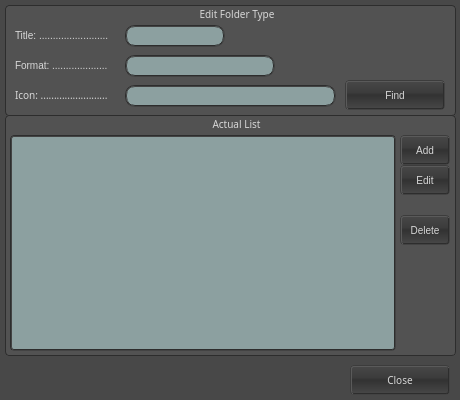
<ui version="4.0" >
 <class>form_EditFolderType</class>
 <widget class="QDialog" name="form_EditFolderType" >
  <property name="geometry" >
   <rect>
    <x>0</x>
    <y>0</y>
    <width>460</width>
    <height>400</height>
   </rect>
  </property>
  <property name="minimumSize" >
   <size>
    <width>460</width>
    <height>400</height>
   </size>
  </property>
  <property name="maximumSize" >
   <size>
    <width>460</width>
    <height>400</height>
   </size>
  </property>
  <property name="font" >
   <font>
    <family>Lucida Grande, Segoe UI</family>
    <pointsize>-1</pointsize>
   </font>
  </property>
  <property name="windowTitle" >
   <string>New Folder Type</string>
  </property>
  <property name="styleSheet" >
   <string notr="true" >/* ---------------------- All ---------------------- */
* {
	color: rgb(215, 215, 215);
	background-color: rgb(72, 72, 72);
	font-family: "Lucida Grande, Segoe UI";
	font-size: 10px;
}

/* ---------------------- Line Edit ---------------------- */
QLineEdit { 
	color: rgb(40, 40, 40);
	background-color: rgb(140, 160, 160);
	selection-background-color: rgb(245, 150, 40);
	padding: 0px 5px 0px 5px;
	border: 2px groove rgb(45,45,45);
	border-radius: 10px;
}

/* ---------------------- Label ---------------------- */
QLabel { 
	background-color: rgb(72, 72, 72, 0);
}

/* ---------------------- Push Button ---------------------- */
QPushButton {
	background-color: qlineargradient(spread:pad, x1:0.5, y1:1, x2:0.5, y2:0, stop:0 rgba(72, 72, 72, 255), stop:0.5 rgba(50, 50, 50, 255), stop:0.59 rgba(60, 60, 60, 255), stop:1 rgba(72, 72, 72, 255));
	border-radius: 4px;
	border-width: 2px;	
	border-style: groove;
	border-left-color: rgb(60, 60, 60);
	border-top-color: rgb(60, 60, 60);
	border-right-color: rgb(45, 45, 45);
	border-bottom-color: rgb(45, 45, 45);
}

QPushButton::pressed {
	background-color: qlineargradient(spread:pad, x1:0.5, y1:1, x2:0.5, y2:0, stop:0 rgba(92, 92, 92, 255), stop:0.5 rgba(70, 70, 70, 255), stop:0.59 rgba(80, 80, 80, 255), stop:1 rgba(92, 92, 92, 255));
	border-radius: 4px;
	border-width: 2px;	
	border-style: groove;
	border-left-color: rgb(45, 45, 45);
	border-top-color: rgb(45, 45, 45);
	border-right-color: rgb(60, 60, 60);
	border-bottom-color: rgb(60, 60, 60);
}

QPushButton::checked {
	background-color: qlineargradient(spread:pad, x1:0.5, y1:1, x2:0.5, y2:0, stop:0 rgba(92, 92, 92, 255), stop:0.5 rgba(70, 70, 70, 255), stop:0.59 rgba(80, 80, 80, 255), stop:1 rgba(92, 92, 92, 255));

	border-radius: 4px;
	border-width: 2px;	
	border-style: groove;
	border-left-color: rgb(45, 45, 45);
	border-top-color: rgb(45, 45, 45);
	border-right-color: rgb(60, 60, 60);
	border-bottom-color: rgb(60, 60, 60);
}


/* ---------------------- Combo Box ---------------------- */
QComboBox {
	background-color: qlineargradient(spread:pad, x1:0.5, y1:1, x2:0.5, y2:0, stop:0 rgba(72, 72, 72, 255), stop:0.5 rgba(50, 50, 50, 255), stop:0.59 rgba(60, 60, 60, 255), stop:1 rgba(72, 72, 72, 255));
	
	border-radius: 4px;
	border-width: 2px;	
	border-style: groove;
	border-left-color: rgb(60, 60, 60);
	border-top-color: rgb(60, 60, 60);
	border-right-color: rgb(45, 45, 45);
	border-bottom-color: rgb(45, 45, 45);
	padding: 0px 5px 0px 5px;
 }

QComboBox::drop-down { 
	background-color: qlineargradient(spread:pad, x1:0.5, y1:1, x2:0.5, y2:0, stop:0 rgba(72, 72, 72, 255), stop:0.5 rgba(50, 50, 50, 255), stop:0.59 rgba(60, 60, 60, 255), stop:1 rgba(72, 72, 72, 255));
	
	image: url(:/dark/up-down-dark-arrow.png);
	padding: 0px 2px 0px 2px;
	width: 15px; 
	border-left: 1px solid rgb(40,40,40);
}

QComboBox::down-arrow {
	image: url(:/dark/up-down-dark-arrow.png);
}

 QComboBox QAbstractItemView {
	color: black;
	background-color:rgb(140, 160, 160);  
	border: 2px groove rgb(45,45,45);
	selection-color: black;
	selection-background-color: rgb(245, 150, 40);
	padding: 4px 0px 4px 0px;
 }

/* ---------------------- List View ---------------------- */
QListView {
	color: black;
	background-color:rgb(140, 160, 160);
	selection-background-color: rgb(245, 150, 40);
	padding: 0px 5px 0px 5px;
	border: 2px groove rgb(45,45,45);
	border-radius: 4px;
}

/* ---------------------- Tree View ---------------------- */
QTreeView {
	color: black;
	background-color:rgb(140, 160, 160);
	selection-background-color: rgb(245, 150, 40);
	padding: 0px 5px 0px 5px;
	border: 2px groove rgb(45,45,45);
	border-radius: 4px;
}

/* ---------------------- Group Box ---------------------- */
QGroupBox {
	background-color: rgb(82, 82, 82);
	border: 1px solid rgb(45,45,45);
	border-radius: 4px;
}

QGroupBox::title {
	background-color: rgb(82,82,82,0);
	subcontrol-origin: margin;
	subcontrol-position: top left;
	padding: 2px 5px 0px 15px;
 }

/* ---------------------- Text Edit ---------------------- */
QTextEdit {
	color: black;
	background-color:rgb(140, 160, 160);
	selection-background-color: rgb(245, 150, 40);
	padding: 0px 5px 0px 5px;
	border: 2px groove rgb(45,45,45);
	border-radius: 4px;
}



/* ---------------------- Scroll Bar Vertical ---------------------- */
QScrollBar {
	border: 1px solid rgb(45,45,45);
	border-radius: 4px;
 }

 QScrollBar::handle::vertical {
	background-color: qlineargradient(spread:pad, x1:0.5, y1:1, x2:0.5, y2:0, stop:0 rgba(72, 72, 72, 255), stop:0.5 rgba(50, 50, 50, 255), stop:0.59 rgba(60, 60, 60, 255), stop:1 rgba(72, 72, 72, 255));

	image: url(:/dark/up-down-dark-arrow.png);
	min-height: 30px;
	border: 1px solid rgb(45,45,45);
	border-top-right-radius: 4px;
	border-bottom-right-radius: 4px;
 }

QScrollBar::down-arrow::vertical {
	background: green;
	min-height: 10px;
	min-width: 10px;
}

QScrollBar::sub-page::vertical {
	background: rgb(80,80,80);
}

QScrollBar::add-page::vertical {
	background: rgb(110,110,110);
}

/* ---------------------- Scroll Bar Horizontal ---------------------- */
QScrollBar {
	border: 1px solid rgb(45,45,45);
	border-radius: 4px;
 }

 QScrollBar::handle::horizontal {
		background-color: qlineargradient(spread:pad, x1:0.5, y1:1, x2:0.5, y2:0, stop:0 rgba(72, 72, 72, 255), stop:0.5 rgba(50, 50, 50, 255), stop:0.59 rgba(60, 60, 60, 255), stop:1 rgba(72, 72, 72, 255));

	image: url(:/dark/left-right-dark-arrow.png);
	min-width: 30px;
	border: 1px solid rgb(45,45,45);
	border-top-right-radius: 4px;
	border-top-left-radius: 4px;
 }

QScrollBar::down-arrow::horizontal {
	background: green;
	min-height: 10px;
	min-width: 10px;
}

QScrollBar::sub-page::horizontal {
	background: rgb(80,80,80);
}

QScrollBar::add-page::horizontal {
	background: rgb(110,110,110);
}


/* ---------------------- Check Box ---------------------- */
QCheckBox {
	background-color: rgb(72,72,72,0);
}

QCheckBox::indicator {
	background-color: rgb(140, 160, 160);
	selection-background-color: rgb(245, 150, 40);
	border: 2px groove rgb(45,45,45);
	border-radius: 4px;
	width: 13px;
	height: 13px;
}
QCheckBox::indicator::pressed {
	background-color: rgb(245, 150, 40);
}

 QCheckBox::indicator:checked {
	background-color: rgb(245, 150, 40);
	width: 13px;
	height: 13px;
	image: url(:/dark/checked-dark-checkBox.png);
 }

/* ---------------------- Radio Button ---------------------- */
QRadioButton {
	background-color: rgb(72,72,72,0);
}

QRadioButton::indicator {
	background-color: rgb(140, 160, 160);
	border: 2px groove rgb(45,45,45);
	border-radius: 9px;
	width: 14px;
	height: 14px;
}

 QRadioButton::indicator:checked {
	background-color: qradialgradient(spread:pad, cx:0.5, cy:0.5, radius:0.5, fx:0.5, fy:0.5, stop:0 rgba(245, 150, 40, 255), stop:1 rgba(235, 117, 0, 255));

	width: 14px;
	height: 14px;
	image: url(:/dark/right-dark-arrow.png);
 }

/* ---------------------- Spin Box ---------------------- */
QSpinBox {
	color: black;
	background-color: rgb(140, 160, 160);
	selection-background-color: rgb(245, 150, 40);
	border-radius: 4px;
	border-width: 2px;	
	border-style: groove;
	border-left-color: rgb(60, 60, 60);
	border-top-color: rgb(60, 60, 60);
	border-right-color: rgb(45, 45, 45);
	border-bottom-color: rgb(45, 45, 45);
	padding: 0px 5px 0px 5px;
 }

QSpinBox::up-button { 
	background-color: qlineargradient(spread:pad, x1:0.5, y1:1, x2:0.5, y2:0, stop:0 rgba(72, 72, 72, 255), stop:0.5 rgba(50, 50, 50, 255), stop:0.59 rgba(60, 60, 60, 255), stop:1 rgba(72, 72, 72, 255));
	
	image: url(:/dark/up-dark-arrow.png);
	width: 15px; 
	border-left: 1px solid rgb(40,40,40);
	border-bottom: 1px solid rgb(40,40,40);
	border-top-right-radius: 4px;
}

QSpinBox::up-button::pressed {
	background-color: qlineargradient(spread:pad, x1:0.5, y1:1, x2:0.5, y2:0, stop:0 rgba(92, 92, 92, 255), stop:0.5 rgba(70, 70, 70, 255), stop:0.59 rgba(80, 80, 80, 255), stop:1 rgba(92, 92, 92, 255));
}

QSpinBox::down-button {
	background-color: qlineargradient(spread:pad, x1:0.5, y1:1, x2:0.5, y2:0, stop:0 rgba(72, 72, 72, 255), stop:0.5 rgba(50, 50, 50, 255), stop:0.59 rgba(60, 60, 60, 255), stop:1 rgba(72, 72, 72, 255));
	
	image: url(:/dark/down-dark-arrow.png);
	width: 15px; 
	border-left: 1px solid rgb(40,40,40);
	border-top: 1px solid rgb(40,40,40);
	border-bottom-right-radius: 4px;
}

QSpinBox::down-button::pressed {
	background-color: qlineargradient(spread:pad, x1:0.5, y1:1, x2:0.5, y2:0, stop:0 rgba(92, 92, 92, 255), stop:0.5 rgba(70, 70, 70, 255), stop:0.59 rgba(80, 80, 80, 255), stop:1 rgba(92, 92, 92, 255));
}

/* ---------------------- Double Spin Box ---------------------- */
QDoubleSpinBox {
	color: black;
	background-color: rgb(140, 160, 160);
	selection-background-color: rgb(245, 150, 40);
	border-radius: 4px;
	border-width: 2px;	
	border-style: groove;
	border-left-color: rgb(60, 60, 60);
	border-top-color: rgb(60, 60, 60);
	border-right-color: rgb(45, 45, 45);
	border-bottom-color: rgb(45, 45, 45);
	padding: 0px 5px 0px 5px;
 }

QDoubleSpinBox::up-button { 
	background-color: qlineargradient(spread:pad, x1:0.5, y1:1, x2:0.5, y2:0, stop:0 rgba(72, 72, 72, 255), stop:0.5 rgba(50, 50, 50, 255), stop:0.59 rgba(60, 60, 60, 255), stop:1 rgba(72, 72, 72, 255));
	
	image: url(:/dark/up-dark-arrow.png);
	width: 15px; 
	border-left: 1px solid rgb(40,40,40);
	border-bottom: 1px solid rgb(40,40,40);
	border-top-right-radius: 4px;
}

QDoubleSpinBox::up-button::pressed {
	background-color: qlineargradient(spread:pad, x1:0.5, y1:1, x2:0.5, y2:0, stop:0 rgba(92, 92, 92, 255), stop:0.5 rgba(70, 70, 70, 255), stop:0.59 rgba(80, 80, 80, 255), stop:1 rgba(92, 92, 92, 255));
}

QDoubleSpinBox::down-button {
	background-color: qlineargradient(spread:pad, x1:0.5, y1:1, x2:0.5, y2:0, stop:0 rgba(72, 72, 72, 255), stop:0.5 rgba(50, 50, 50, 255), stop:0.59 rgba(60, 60, 60, 255), stop:1 rgba(72, 72, 72, 255));
	
	image: url(:/dark/down-dark-arrow.png);
	width: 15px; 
	border-left: 1px solid rgb(40,40,40);
	border-top: 1px solid rgb(40,40,40);
	border-bottom-right-radius: 4px;
}

QDoubleSpinBox::down-button::pressed {
	background-color: qlineargradient(spread:pad, x1:0.5, y1:1, x2:0.5, y2:0, stop:0 rgba(92, 92, 92, 255), stop:0.5 rgba(70, 70, 70, 255), stop:0.59 rgba(80, 80, 80, 255), stop:1 rgba(92, 92, 92, 255));
}

/* ---------------------- Line Edit ---------------------- */
QProgressBar { 
	color: rgb(215, 215, 215);
	background-color: rgb(40, 40, 40);
	border: 2px groove rgb(45,45,45);
	border-radius: 4px;
	text-align: center;
}
QProgressBar::chunk { 
	background-color: qlineargradient(spread:pad, x1:0.5, y1:1, x2:0.5, y2:0, stop:0 rgba(60, 75, 75, 255), stop:0.5 rgba(36, 45, 45, 255), stop:0.59 rgba(49, 61, 61, 255), stop:1 rgba(142, 177, 177, 255));

	border-right: 1px solid rgb(40,40,40);
	width: 20px;
	margin: 0px 0.2px 0px 0px;
}

</string>
  </property>
  <widget class="QGroupBox" name="grb_editFolderType" >
   <property name="geometry" >
    <rect>
     <x>5</x>
     <y>5</y>
     <width>451</width>
     <height>111</height>
    </rect>
   </property>
   <property name="styleSheet" >
    <string notr="true" >QGroupBox::title {
	subcontrol-origin: margin;
	subcontrol-position: top center;
}</string>
   </property>
   <property name="title" >
    <string>Edit Folder Type</string>
   </property>
   <widget class="QFrame" name="pct_icon" >
    <property name="geometry" >
     <rect>
      <x>370</x>
      <y>25</y>
      <width>32</width>
      <height>32</height>
     </rect>
    </property>
    <property name="maximumSize" >
     <size>
      <width>32</width>
      <height>32</height>
     </size>
    </property>
    <property name="autoFillBackground" >
     <bool>false</bool>
    </property>
    <property name="styleSheet" >
     <string notr="true" >background-color: rgb(72,72,72,0);
background-image: url(:/folderType/sound.png);
background-repeat: no-repeat;
background-position: center center;
border: none;</string>
    </property>
    <property name="frameShape" >
     <enum>QFrame::StyledPanel</enum>
    </property>
   </widget>
   <widget class="QLineEdit" name="tbx_icon" >
    <property name="geometry" >
     <rect>
      <x>120</x>
      <y>80</y>
      <width>211</width>
      <height>22</height>
     </rect>
    </property>
    <property name="minimumSize" >
     <size>
      <width>0</width>
      <height>22</height>
     </size>
    </property>
    <property name="maximumSize" >
     <size>
      <width>16777215</width>
      <height>22</height>
     </size>
    </property>
    <property name="text" >
     <string/>
    </property>
    <property name="frame" >
     <bool>true</bool>
    </property>
   </widget>
   <widget class="QLineEdit" name="tbx_format" >
    <property name="geometry" >
     <rect>
      <x>120</x>
      <y>50</y>
      <width>150</width>
      <height>22</height>
     </rect>
    </property>
    <property name="sizePolicy" >
     <sizepolicy vsizetype="Fixed" hsizetype="Expanding" >
      <horstretch>0</horstretch>
      <verstretch>0</verstretch>
     </sizepolicy>
    </property>
    <property name="minimumSize" >
     <size>
      <width>100</width>
      <height>22</height>
     </size>
    </property>
    <property name="maximumSize" >
     <size>
      <width>150</width>
      <height>22</height>
     </size>
    </property>
    <property name="text" >
     <string/>
    </property>
   </widget>
   <widget class="QLineEdit" name="tbx_title" >
    <property name="geometry" >
     <rect>
      <x>120</x>
      <y>20</y>
      <width>100</width>
      <height>22</height>
     </rect>
    </property>
    <property name="sizePolicy" >
     <sizepolicy vsizetype="Fixed" hsizetype="Expanding" >
      <horstretch>0</horstretch>
      <verstretch>0</verstretch>
     </sizepolicy>
    </property>
    <property name="minimumSize" >
     <size>
      <width>100</width>
      <height>22</height>
     </size>
    </property>
    <property name="maximumSize" >
     <size>
      <width>100</width>
      <height>22</height>
     </size>
    </property>
    <property name="text" >
     <string/>
    </property>
   </widget>
   <widget class="QLabel" name="lbl_icon" >
    <property name="geometry" >
     <rect>
      <x>10</x>
      <y>80</y>
      <width>110</width>
      <height>20</height>
     </rect>
    </property>
    <property name="sizePolicy" >
     <sizepolicy vsizetype="Fixed" hsizetype="Fixed" >
      <horstretch>0</horstretch>
      <verstretch>0</verstretch>
     </sizepolicy>
    </property>
    <property name="minimumSize" >
     <size>
      <width>110</width>
      <height>0</height>
     </size>
    </property>
    <property name="font" >
     <font>
      <family>Lucida Grande, Segoe UI</family>
      <pointsize>-1</pointsize>
     </font>
    </property>
    <property name="layoutDirection" >
     <enum>Qt::LeftToRight</enum>
    </property>
    <property name="text" >
     <string>Icon: .........................</string>
    </property>
    <property name="scaledContents" >
     <bool>false</bool>
    </property>
    <property name="alignment" >
     <set>Qt::AlignLeading|Qt::AlignLeft|Qt::AlignVCenter</set>
    </property>
    <property name="wordWrap" >
     <bool>false</bool>
    </property>
    <property name="margin" >
     <number>0</number>
    </property>
    <property name="openExternalLinks" >
     <bool>false</bool>
    </property>
   </widget>
   <widget class="QLabel" name="lbl_format" >
    <property name="geometry" >
     <rect>
      <x>10</x>
      <y>50</y>
      <width>110</width>
      <height>20</height>
     </rect>
    </property>
    <property name="sizePolicy" >
     <sizepolicy vsizetype="Fixed" hsizetype="Fixed" >
      <horstretch>0</horstretch>
      <verstretch>0</verstretch>
     </sizepolicy>
    </property>
    <property name="minimumSize" >
     <size>
      <width>110</width>
      <height>0</height>
     </size>
    </property>
    <property name="layoutDirection" >
     <enum>Qt::LeftToRight</enum>
    </property>
    <property name="text" >
     <string>Format: ....................</string>
    </property>
   </widget>
   <widget class="QPushButton" name="bt_find" >
    <property name="geometry" >
     <rect>
      <x>340</x>
      <y>75</y>
      <width>100</width>
      <height>30</height>
     </rect>
    </property>
    <property name="sizePolicy" >
     <sizepolicy vsizetype="Fixed" hsizetype="Fixed" >
      <horstretch>0</horstretch>
      <verstretch>0</verstretch>
     </sizepolicy>
    </property>
    <property name="minimumSize" >
     <size>
      <width>100</width>
      <height>30</height>
     </size>
    </property>
    <property name="maximumSize" >
     <size>
      <width>100</width>
      <height>25</height>
     </size>
    </property>
    <property name="text" >
     <string>Find</string>
    </property>
   </widget>
   <widget class="QLabel" name="lbl_title" >
    <property name="geometry" >
     <rect>
      <x>10</x>
      <y>20</y>
      <width>110</width>
      <height>20</height>
     </rect>
    </property>
    <property name="sizePolicy" >
     <sizepolicy vsizetype="Fixed" hsizetype="Fixed" >
      <horstretch>0</horstretch>
      <verstretch>0</verstretch>
     </sizepolicy>
    </property>
    <property name="minimumSize" >
     <size>
      <width>110</width>
      <height>0</height>
     </size>
    </property>
    <property name="layoutDirection" >
     <enum>Qt::LeftToRight</enum>
    </property>
    <property name="text" >
     <string>Title: .........................</string>
    </property>
   </widget>
  </widget>
  <widget class="QPushButton" name="bt_close" >
   <property name="geometry" >
    <rect>
     <x>350</x>
     <y>365</y>
     <width>100</width>
     <height>30</height>
    </rect>
   </property>
   <property name="minimumSize" >
    <size>
     <width>100</width>
     <height>30</height>
    </size>
   </property>
   <property name="maximumSize" >
    <size>
     <width>100</width>
     <height>30</height>
    </size>
   </property>
   <property name="text" >
    <string>Close</string>
   </property>
  </widget>
  <widget class="QGroupBox" name="grb_editFolderType_2" >
   <property name="geometry" >
    <rect>
     <x>5</x>
     <y>115</y>
     <width>451</width>
     <height>241</height>
    </rect>
   </property>
   <property name="styleSheet" >
    <string notr="true" >QGroupBox::title {
	subcontrol-origin: margin;
	subcontrol-position: top center;
}</string>
   </property>
   <property name="title" >
    <string>Actual List</string>
   </property>
   <widget class="QListView" name="lv_listItem" >
    <property name="geometry" >
     <rect>
      <x>5</x>
      <y>20</y>
      <width>386</width>
      <height>216</height>
     </rect>
    </property>
   </widget>
   <widget class="QPushButton" name="bt_delete" >
    <property name="geometry" >
     <rect>
      <x>395</x>
      <y>100</y>
      <width>50</width>
      <height>30</height>
     </rect>
    </property>
    <property name="sizePolicy" >
     <sizepolicy vsizetype="Fixed" hsizetype="Fixed" >
      <horstretch>0</horstretch>
      <verstretch>0</verstretch>
     </sizepolicy>
    </property>
    <property name="minimumSize" >
     <size>
      <width>50</width>
      <height>30</height>
     </size>
    </property>
    <property name="maximumSize" >
     <size>
      <width>50</width>
      <height>30</height>
     </size>
    </property>
    <property name="text" >
     <string>Delete</string>
    </property>
   </widget>
   <widget class="QPushButton" name="bt_add" >
    <property name="geometry" >
     <rect>
      <x>395</x>
      <y>20</y>
      <width>50</width>
      <height>30</height>
     </rect>
    </property>
    <property name="sizePolicy" >
     <sizepolicy vsizetype="Fixed" hsizetype="Fixed" >
      <horstretch>0</horstretch>
      <verstretch>0</verstretch>
     </sizepolicy>
    </property>
    <property name="minimumSize" >
     <size>
      <width>50</width>
      <height>30</height>
     </size>
    </property>
    <property name="maximumSize" >
     <size>
      <width>50</width>
      <height>30</height>
     </size>
    </property>
    <property name="text" >
     <string>Add</string>
    </property>
   </widget>
   <widget class="QPushButton" name="bt_edit" >
    <property name="geometry" >
     <rect>
      <x>395</x>
      <y>50</y>
      <width>50</width>
      <height>30</height>
     </rect>
    </property>
    <property name="sizePolicy" >
     <sizepolicy vsizetype="Fixed" hsizetype="Fixed" >
      <horstretch>0</horstretch>
      <verstretch>0</verstretch>
     </sizepolicy>
    </property>
    <property name="minimumSize" >
     <size>
      <width>50</width>
      <height>30</height>
     </size>
    </property>
    <property name="maximumSize" >
     <size>
      <width>50</width>
      <height>30</height>
     </size>
    </property>
    <property name="text" >
     <string>Edit</string>
    </property>
   </widget>
  </widget>
 </widget>
 <tabstops>
  <tabstop>tbx_title</tabstop>
  <tabstop>tbx_format</tabstop>
  <tabstop>tbx_icon</tabstop>
  <tabstop>bt_find</tabstop>
  <tabstop>bt_close</tabstop>
 </tabstops>
 <resources>
  <include location="media/images.qrc" />
 </resources>
 <connections/>
</ui>
